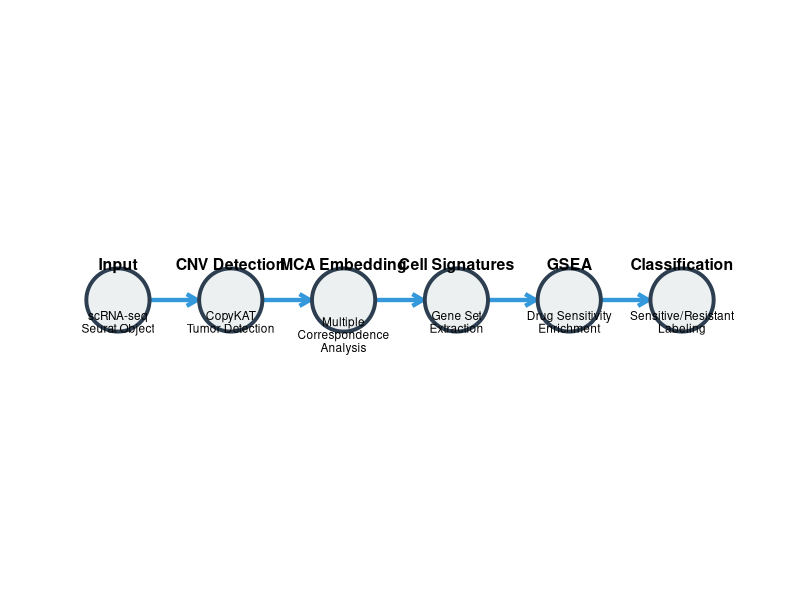
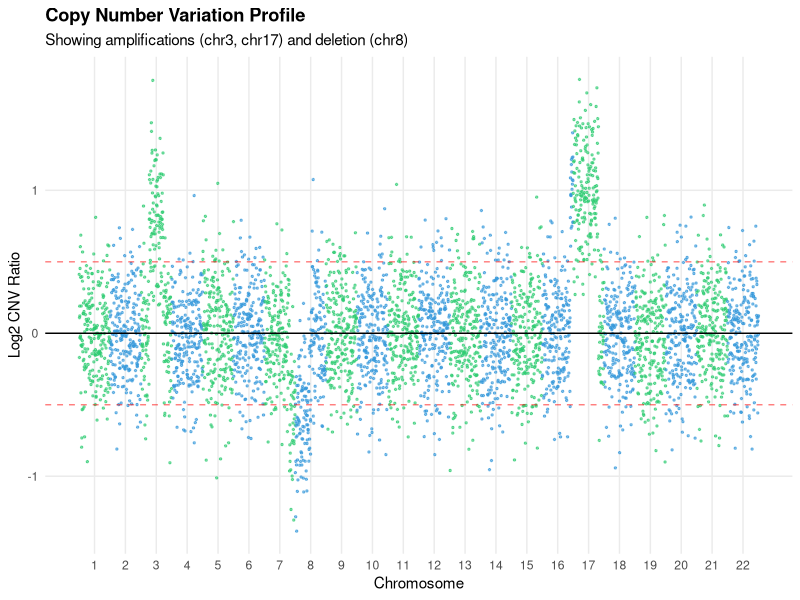
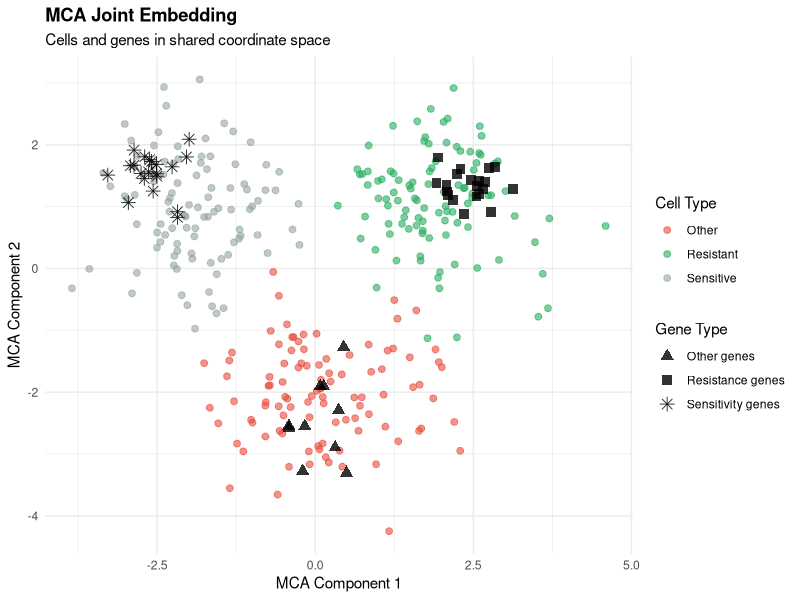
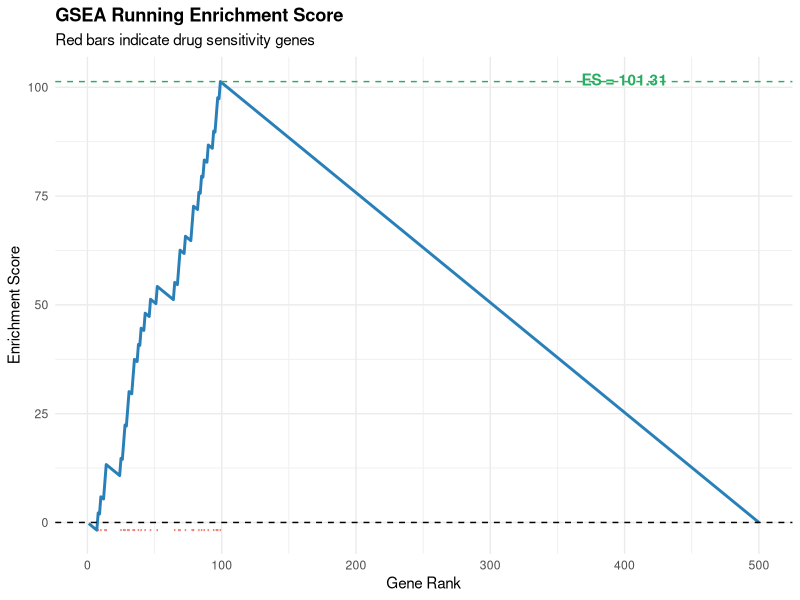
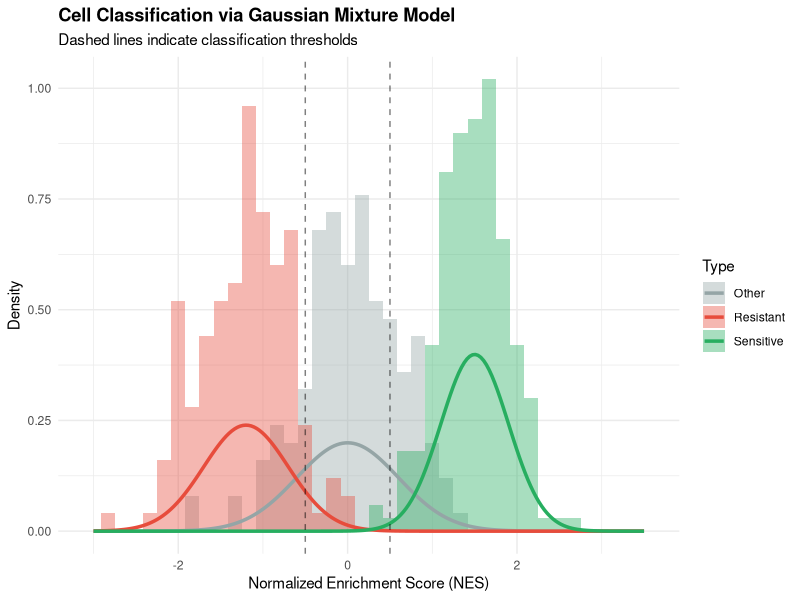

Reproduce these figures in R, in order.
## ---- chunk 1
knitr::opts_chunk$set(
  collapse = TRUE,
  comment = "#>",
  fig.width = 8,
  fig.height = 6,
  warning = FALSE,
  message = FALSE
)
## ---- chunk 2
library(ggplot2)
library(dplyr)
## ---- chunk 3
# Create workflow diagram
workflow_data <- data.frame(
  step = factor(c("Input", "CNV Detection", "MCA Embedding", 
                  "Cell Signatures", "GSEA", "Classification"),
                levels = c("Input", "CNV Detection", "MCA Embedding", 
                          "Cell Signatures", "GSEA", "Classification")),
  x = c(1, 2, 3, 4, 5, 6),
  y = rep(1, 6),
  description = c(
    "scRNA-seq\nSeurat Object",
    "CopyKAT\nTumor Detection",
    "Multiple\nCorrespondence\nAnalysis",
    "Gene Set\nExtraction",
    "Drug Sensitivity\nEnrichment",
    "Sensitive/Resistant\nLabeling"
  )
)

ggplot(workflow_data, aes(x = x, y = y)) +
  geom_segment(aes(x = x, xend = x + 0.7, y = y, yend = y),
               arrow = arrow(length = unit(0.3, "cm")),
               data = workflow_data[1:5, ],
               color = "#3498db", size = 1.5) +
  geom_point(size = 20, color = "#2c3e50", shape = 21, fill = "#ecf0f1", stroke = 2) +
  geom_text(aes(label = step), vjust = -2.5, fontface = "bold", size = 4) +
  geom_text(aes(label = description), vjust = 1.5, size = 3, lineheight = 0.9) +
  theme_void() +
  theme(plot.margin = margin(40, 20, 40, 20)) +
  coord_cartesian(ylim = c(0.5, 1.5), xlim = c(0.5, 6.5))
## ---- chunk 4
# Simulate CNV profile
set.seed(42)
n_bins <- 220 * 22
chrom_lengths <- rep(220, 22)
chrom_starts <- c(0, cumsum(chrom_lengths)[-22])

cnv_profile <- data.frame(
  bin = 1:n_bins,
  chromosome = rep(1:22, each = 220),
  cnv = rnorm(n_bins, 0, 0.3)
)

# Add amplifications and deletions
cnv_profile$cnv[500:600] <- cnv_profile$cnv[500:600] + 0.8  # Amp on chr3
cnv_profile$cnv[1500:1650] <- cnv_profile$cnv[1500:1650] - 0.6  # Del on chr8
cnv_profile$cnv[3500:3700] <- cnv_profile$cnv[3500:3700] + 1.0  # Amp on chr17

ggplot(cnv_profile, aes(x = bin, y = cnv)) +
  geom_point(aes(color = factor(chromosome %% 2)), size = 0.5, alpha = 0.6) +
  geom_hline(yintercept = c(-0.5, 0.5), linetype = "dashed", color = "red", alpha = 0.5) +
  geom_hline(yintercept = 0, color = "black") +
  scale_color_manual(values = c("#3498db", "#2ecc71"), guide = "none") +
  scale_x_continuous(breaks = chrom_starts + 110, labels = 1:22) +
  labs(x = "Chromosome", y = "Log2 CNV Ratio", 
       title = "Copy Number Variation Profile",
       subtitle = "Showing amplifications (chr3, chr17) and deletion (chr8)") +
  theme_minimal() +
  theme(panel.grid.minor = element_blank(),
        plot.title = element_text(face = "bold"))
## ---- chunk 5
# Simulate MCA embedding
set.seed(123)
n_points <- 300
cell_data <- data.frame(
  MCA1 = c(rnorm(100, -2, 0.8), rnorm(100, 2, 0.8), rnorm(100, 0, 1)),
  MCA2 = c(rnorm(100, 1, 0.8), rnorm(100, 1, 0.8), rnorm(100, -2, 0.8)),
  type = rep(c("Sensitive", "Resistant", "Other"), each = 100)
)

gene_data <- data.frame(
  MCA1 = c(rnorm(20, -2.5, 0.3), rnorm(20, 2.5, 0.3), rnorm(10, 0, 0.5)),
  MCA2 = c(rnorm(20, 1.5, 0.3), rnorm(20, 1.5, 0.3), rnorm(10, -2.5, 0.5)),
  gene_type = c(rep("Sensitivity genes", 20), rep("Resistance genes", 20), 
                rep("Other genes", 10))
)

ggplot() +
  geom_point(data = cell_data, aes(x = MCA1, y = MCA2, color = type), 
             size = 2, alpha = 0.6) +
  geom_point(data = gene_data, aes(x = MCA1, y = MCA2, shape = gene_type),
             size = 3, color = "black", alpha = 0.8) +
  scale_color_manual(values = c("#e74c3c", "#27ae60", "#95a5a6"),
                     name = "Cell Type") +
  scale_shape_manual(values = c(17, 15, 8), name = "Gene Type") +
  labs(x = "MCA Component 1", y = "MCA Component 2",
       title = "MCA Joint Embedding",
       subtitle = "Cells and genes in shared coordinate space") +
  theme_minimal() +
  theme(legend.position = "right",
        plot.title = element_text(face = "bold"))
## ---- chunk 6
# Simulate GSEA running score
set.seed(456)
n_genes <- 500
gene_rank <- 1:n_genes

# Drug sensitivity genes concentrated at top
sensitivity_genes <- sort(sample(1:100, 30))

# Calculate running score
es <- numeric(n_genes)
hit_score <- sqrt((n_genes - 30) / 30)
miss_score <- sqrt(30 / (n_genes - 30))

running_score <- 0
for (i in 1:n_genes) {
  if (i %in% sensitivity_genes) {
    running_score <- running_score + hit_score
  } else {
    running_score <- running_score - miss_score
  }
  es[i] <- running_score
}

gsea_data <- data.frame(
  rank = gene_rank,
  enrichment_score = es,
  is_hit = gene_rank %in% sensitivity_genes
)

ggplot(gsea_data) +
  geom_line(aes(x = rank, y = enrichment_score), color = "#2980b9", size = 1) +
  geom_hline(yintercept = 0, linetype = "dashed") +
  geom_segment(data = gsea_data[gsea_data$is_hit, ],
               aes(x = rank, xend = rank, y = -2, yend = -1.5),
               color = "#e74c3c", alpha = 0.7) +
  geom_hline(yintercept = max(es), color = "#27ae60", linetype = "dashed") +
  annotate("text", x = 400, y = max(es) + 0.5, 
           label = paste("ES =", round(max(es), 2)), 
           color = "#27ae60", fontface = "bold") +
  labs(x = "Gene Rank", y = "Enrichment Score",
       title = "GSEA Running Enrichment Score",
       subtitle = "Red bars indicate drug sensitivity genes") +
  theme_minimal() +
  theme(plot.title = element_text(face = "bold"))
## ---- chunk 7
# Simulate NES distribution
set.seed(789)
sensitive_nes <- rnorm(200, 1.5, 0.4)
resistant_nes <- rnorm(150, -1.2, 0.5)
other_nes <- rnorm(150, 0, 0.6)

all_nes <- c(sensitive_nes, resistant_nes, other_nes)
cell_type <- c(rep("Sensitive", 200), rep("Resistant", 150), rep("Other", 150))

nes_data <- data.frame(NES = all_nes, Type = cell_type)

# Density curves
x_seq <- seq(-3, 3.5, length.out = 200)
density_data <- data.frame(
  x = rep(x_seq, 3),
  y = c(dnorm(x_seq, 1.5, 0.4) * 200/500,
        dnorm(x_seq, -1.2, 0.5) * 150/500,
        dnorm(x_seq, 0, 0.6) * 150/500),
  Type = rep(c("Sensitive", "Resistant", "Other"), each = 200)
)

ggplot() +
  geom_histogram(data = nes_data, aes(x = NES, y = after_stat(density), fill = Type),
                 alpha = 0.4, bins = 40, position = "identity") +
  geom_line(data = density_data, aes(x = x, y = y, color = Type), size = 1.2) +
  geom_vline(xintercept = c(-0.5, 0.5), linetype = "dashed", alpha = 0.5) +
  scale_fill_manual(values = c("#95a5a6", "#e74c3c", "#27ae60")) +
  scale_color_manual(values = c("#95a5a6", "#e74c3c", "#27ae60")) +
  labs(x = "Normalized Enrichment Score (NES)", y = "Density",
       title = "Cell Classification via Gaussian Mixture Model",
       subtitle = "Dashed lines indicate classification thresholds") +
  theme_minimal() +
  theme(legend.position = "right",
        plot.title = element_text(face = "bold"))
## ---- chunk 8
sessionInfo()
